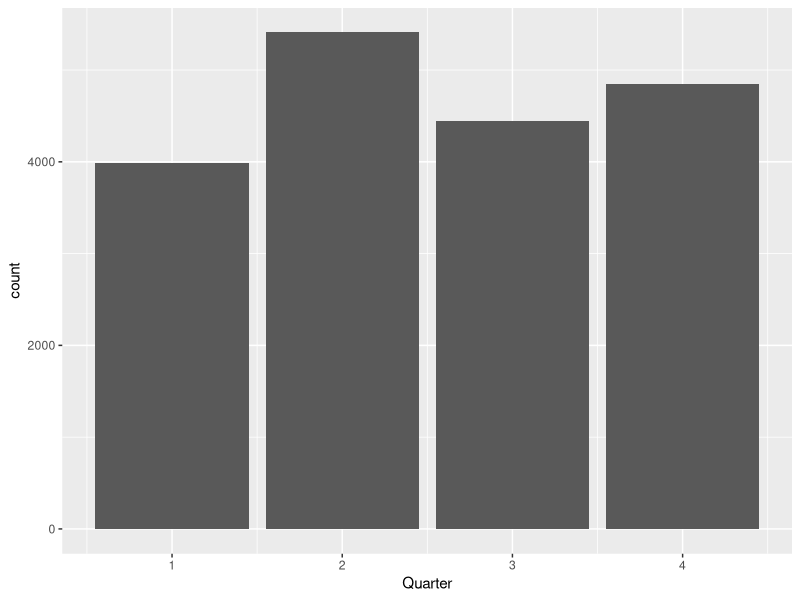

Here is the R script that generated this plot: (Note: this script raises an error after producing the figure.)
## ---- chunk 1
knitr::opts_chunk$set(echo = TRUE)
## ---- chunk 2
df <- read.csv('./data/df_ref.csv')
## ---- chunk 3
library(ggplot2)
library(dplyr)
# Ignore penalties called in overtime (denoted by quarter 5)
df <- df %>%
  filter(Quarter < 5)
ggplot(df, aes(x=Quarter)) +
  geom_bar()

## ---- chunk 4
df_home <- df %>%
  filter(PenaltyTeam == Home) %>%
  mutate(type = 'Home Teams')
df_away <- df %>%
  filter(PenaltyTeam == Away) %>%
  mutate(type = 'Away Teams')

df2 <- rbind(df_home, df_away)
df2 <- df2[c(2,25,29)]

ggplot(df2, aes(x=Quarter)) +
  geom_bar(color = "blue", fill = "lightblue") +
  facet_wrap(~ type) +
  ggtitle("Penalty Distributions by Quarter") +
  xlab("Quarter") +
  ylab("Count") +
  theme(axis.title.x = element_text(size = 14),
      axis.title.y = element_text(size = 14),
      plot.title = element_text(hjust = 0.5, size = 18))
